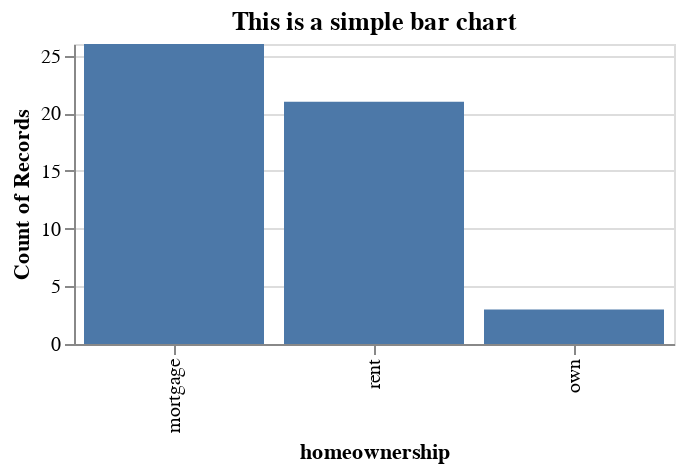

Here is the notebook cell this chart was saved with:
### Markdown cell above
## Executable Code

### Code cell
#| echo: false

import pandas as pd
import altair as alt
import warnings
warnings.simplefilter(action='ignore', category=FutureWarning)

ROOT = "https://raw.githubusercontent.com/kirenz/datasets/master/"
DATA = "loan50.csv"

df = pd.read_csv(ROOT + DATA)

# sorted bar chart
plot = alt.Chart(df).mark_bar().encode(
    x=alt.X('homeownership', sort='-y'), 
    y=alt.Y('count(homeownership)')
).properties( 
    title='This is a simple bar chart',
    width=550,
    height=250
)
plot

### Figure 1 — Vega-Lite specification as saved in the notebook (floating-point values rounded to 4 significant figures)
{"config": {"view": {"continuousWidth": 400, "continuousHeight": 300}}, "data": {"name": "data-da268e6db2ac06384179953344dc16fb"}, "mark": "bar", "encoding": {"x": {"field": "homeownership", "sort": "-y", "type": "nominal"}, "y": {"aggregate": "count", "field": "homeownership", "type": "nominal"}}, "height": 150, "title": "This is a simple bar chart", "width": 300, "$schema": "https://vega.github.io/schema/vega-lite/v4.17.0.json", "datasets": {"data-da268e6db2ac06384179953344dc16fb": [{"state": "NJ", "emp_length": 3.0, "term": 60, "homeownership": "rent", "annual_income": 59000, "verified_income": "Not Verified", "debt_to_income": 0.5575, "total_credit_limit": 95131, "total_credit_utilized": 32894, "num_cc_carrying_balance": 8, "loan_purpose": "debt_consolidation", "loan_amount": 22000, "grade": "B", "interest_rate": 10.9, "public_record_bankrupt": 0, "loan_status": "Current", "has_second_income": false, "total_income": 59000}, {"state": "CA", "emp_length": 10.0, "term": 36, "homeownership": "rent", "annual_income": 60000, "verified_income": "Not Verified", "debt_to_income": 1.306, "total_credit_limit": 51929, "total_credit_utilized": 78341, "num_cc_carrying_balance": 2, "loan_purpose": "credit_card", "loan_amount": 6000, "grade": "B", "interest_rate": 9.92, "public_record_bankrupt": 1, "loan_status": "Current", "has_second_income": false, "total_income": 60000}, {"state": "SC", "emp_length": null, "term": 36, "homeownership": "mortgage", "annual_income": 75000, "verified_income": "Verified", "debt_to_income": 1.056, "total_credit_limit": 301373, "total_credit_utilized": 79221, "num_cc_carrying_balance": 14, "loan_purpose": "debt_consolidation", "loan_amount": 25000, "grade": "E", "interest_rate": 26.3, "public_record_bankrupt": 0, "loan_status": "Current", "has_second_income": false, "total_income": 75000}, {"state": "CA", "emp_length": 0.0, "term": 36, "homeownership": "rent", "annual_income": 75000, "verified_income": "Not Verified", "debt_to_income": 0.5743, "total_credit_limit": 59890, "total_credit_utilized": 43076, "num_cc_carrying_balance": 10, "loan_purpose": "credit_card", "loan_amount": 6000, "grade": "B", "interest_rate": 9.92, "public_record_bankrupt": 0, "loan_status": "Current", "has_second_income": false, "total_income": 75000}, {"state": "OH", "emp_length": 4.0, "term": 60, "homeownership": "mortgage", "annual_income": 254000, "verified_income": "Not Verified", "debt_to_income": 0.2381, "total_credit_limit": 422619, "total_credit_utilized": 60490, "num_cc_carrying_balance": 2, "loan_purpose": "home_improvement", "loan_amount": 25000, "grade": "B", "interest_rate": 9.43, "public_record_bankrupt": 0, "loan_status": "Current", "has_second_income": false, "total_income": 254000}, {"state": "IN", "emp_length": 6.0, "term": 36, "homeownership": "mortgage", "annual_income": 67000, "verified_income": "Source Verified", "debt_to_income": 1.077, "total_credit_limit": 349825, "total_credit_utilized": 72162, "num_cc_carrying_balance": 4, "loan_purpose": "home_improvement", "loan_amount": 6400, "grade": "B", "interest_rate": 9.92, "public_record_bankrupt": 0, "loan_status": "Current", "has_second_income": false, "total_income": 67000}, {"state": "NY", "emp_length": 2.0, "term": 36, "homeownership": "rent", "annual_income": 28800, "verified_income": "Source Verified", "debt_to_income": 0.09972, "total_credit_limit": 15980, "total_credit_utilized": 2872, "num_cc_carrying_balance": 1, "loan_purpose": "debt_consolidation", "loan_amount": 3000, "grade": "D", "interest_rate": 17.09, "public_record_bankrupt": 0, "loan_status": "Current", "has_second_income": false, "total_income": 28800}, {"state": "MO", "emp_length": 10.0, "term": 36, "homeownership": "mortgage", "annual_income": 80000, "verified_income": "Not Verified", "debt_to_income": 0.3509, "total_credit_limit": 258439, "total_credit_utilized": 28073, "num_cc_carrying_balance": 3, "loan_purpose": "credit_card", "loan_amount": 14500, "grade": "A", "interest_rate": 6.08, "public_record_bankrupt": 0, "loan_status": "Current", "has_second_income": false, "total_income": 80000}, {"state": "FL", "emp_length": 6.0, "term": 60, "homeownership": "rent", "annual_income": 34000, "verified_income": "Not Verified", "debt_to_income": 0.6975, "total_credit_limit": 87705, "total_credit_utilized": 23715, "num_cc_carrying_balance": 10, "loan_purpose": "credit_card", "loan_amount": 10000, "grade": "A", "interest_rate": 7.97, "public_record_bankrupt": 0, "loan_status": "Current", "has_second_income": false, "total_income": 34000}, {"state": "FL", "emp_length": 3.0, "term": 60, "homeownership": "mortgage", "annual_income": 80000, "verified_income": "Source Verified", "debt_to_income": 0.1669, "total_credit_limit": 330394, "total_credit_utilized": 32036, "num_cc_carrying_balance": 4, "loan_purpose": "debt_consolidation", "loan_amount": 18500, "grade": "C", "interest_rate": 12.62, "public_record_bankrupt": 1, "loan_status": "Current", "has_second_income": true, "total_income": 192000}, {"state": "MD", "emp_length": 8.0, "term": 36, "homeownership": "rent", "annual_income": 73000, "verified_income": "Source Verified", "debt_to_income": 0.4143, "total_credit_limit": 36182, "total_credit_utilized": 30246, "num_cc_carrying_balance": 3, "loan_purpose": "debt_consolidation", "loan_amount": 17000, "grade": "D", "interest_rate": 17.09, "public_record_bankrupt": 0, "loan_status": "Current", "has_second_income": false, "total_income": 73000}, {"state": "HI", "emp_length": 10.0, "term": 36, "homeownership": "mortgage", "annual_income": 120000, "verified_income": "Not Verified", "debt_to_income": 0.7989, "total_credit_limit": 452712, "total_credit_utilized": 95869, "num_cc_carrying_balance": 4, "loan_purpose": "credit_card", "loan_amount": 12000, "grade": "A", "interest_rate": 5.31, "public_record_bankrupt": 0, "loan_status": "Current", "has_second_income": false, "total_income": 120000}, {"state": "CT", "emp_length": 10.0, "term": 36, "homeownership": "rent", "annual_income": 100000, "verified_income": "Source Verified", "debt_to_income": 0.2781, "total_credit_limit": 74805, "total_credit_utilized": 27809, "num_cc_carrying_balance": 3, "loan_purpose": "credit_card", "loan_amount": 16000, "grade": "A", "interest_rate": 7.35, "public_record_bankrupt": 0, "loan_status": "Current", "has_second_income": false, "total_income": 100000}, {"state": "NE", "emp_length": 2.0, "term": 36, "homeownership": "mortgage", "annual_income": 105000, "verified_income": "Not Verified", "debt_to_income": 0.2682, "total_credit_limit": 279386, "total_credit_utilized": 28160, "num_cc_carrying_balance": 2, "loan_purpose": "home_improvement", "loan_amount": 16500, "grade": "A", "interest_rate": 5.31, "public_record_bankrupt": 0, "loan_status": "Current", "has_second_income": false, "total_income": 105000}, {"state": "CA", "emp_length": 5.0, "term": 36, "homeownership": "rent", "annual_income": 34000, "verified_income": "Not Verified", "debt_to_income": 0.6293, "total_credit_limit": 33038, "total_credit_utilized": 21396, "num_cc_carrying_balance": 3, "loan_purpose": "debt_consolidation", "loan_amount": 3000, "grade": "A", "interest_rate": 7.96, "public_record_bankrupt": 0, "loan_status": "Current", "has_second_income": false, "total_income": 34000}, {"state": "TX", "emp_length": 2.0, "term": 60, "homeownership": "mortgage", "annual_income": 98000, "verified_income": "Verified", "debt_to_income": 1.107, "total_credit_limit": 319551, "total_credit_utilized": 108496, "num_cc_carrying_balance": 6, "loan_purpose": "credit_card", "loan_amount": 29400, "grade": "E", "interest_rate": 24.85, "public_record_bankrupt": 0, "loan_status": "Fully Paid", "has_second_income": false, "total_income": 98000}, {"state": "HI", "emp_length": 5.0, "term": 60, "homeownership": "rent", "annual_income": 68700, "verified_income": "Source Verified", "debt_to_income": 1.5, "total_credit_limit": 119325, "total_credit_utilized": 103019, "num_cc_carrying_balance": 5, "loan_purpose": "debt_consolidation", "loan_amount": 13500, "grade": "D", "interest_rate": 18.06, "public_record_bankrupt": 0, "loan_status": "Current", "has_second_income": false, "total_income": 68700}, {"state": "CA", "emp_length": 3.0, "term": 60, "homeownership": "rent", "annual_income": 43000, "verified_income": "Source Verified", "debt_to_income": 0.1547, "total_credit_limit": 60693, "total_credit_utilized": 22270, "num_cc_carrying_balance": 4, "loan_purpose": "debt_consolidation", "loan_amount": 18200, "grade": "B", "interest_rate": 10.42, "public_record_bankrupt": 0, "loan_status": "Current", "has_second_income": true, "total_income": 144000}, {"state": "CA", "emp_length": 3.0, "term": 36, "homeownership": "rent", "annual_income": 100000, "verified_income": "Source Verified", "debt_to_income": 0.1382, "total_credit_limit": 69100, "total_credit_utilized": 13823, "num_cc_carrying_balance": 5, "loan_purpose": "other", "loan_amount": 6000, "grade": "A", "interest_rate": 7.96, "public_record_bankrupt": 0, "loan_status": "Current", "has_second_income": false, "total_income": 100000}, {"state": "FL", "emp_length": 10.0, "term": 60, "homeownership": "mortgage", "annual_income": 76000, "verified_income": "Source Verified", "debt_to_income": 0.5898, "total_credit_limit": 249700, "total_credit_utilized": 44826, "num_cc_carrying_balance": 10, "loan_purpose": "debt_consolidation", "loan_amount": 18000, "grade": "D", "interest_rate": 19.42, "public_record_bankrupt": 0, "loan_status": "Current", "has_second_income": false, "total_income": 76000}, {"state": "MS", "emp_length": 10.0, "term": 36, "homeownership": "mortgage", "annual_income": 80000, "verified_income": "Verified", "debt_to_income": 0.7373, "total_credit_limit": 136046, "total_credit_utilized": 124994, "num_cc_carrying_balance": 1, "loan_purpose": "car", "loan_amount": 5000, "grade": "C", "interest_rate": 14.08, "public_record_bankrupt": 0, "loan_status": "Current", "has_second_income": true, "total_income": 169528}, {"state": "WI", "emp_length": 10.0, "term": 60, "homeownership": "mortgage", "annual_income": 50000, "verified_income": "Verified", "debt_to_income": 0.5234, "total_credit_limit": 375828, "total_credit_utilized": 87934, "num_cc_carrying_balance": 11, "loan_purpose": "debt_consolidation", "loan_amount": 40000, "grade": "D", "interest_rate": 20.0, "public_record_bankrupt": 0, "loan_status": "Fully Paid", "has_second_income": true, "total_income": 168000}, {"state": "WV", "emp_length": 0.0, "term": 36, "homeownership": "mortgage", "annual_income": 80000, "verified_income": "Not Verified", "debt_to_income": 0.7045, "total_credit_limit": 197299, "total_credit_utilized": 56363, "num_cc_carrying_balance": 6, "loan_purpose": "debt_consolidation", "loan_amount": 4500, "grade": "B", "interest_rate": 9.44, "public_record_bankrupt": 0, "loan_status": "Fully Paid", "has_second_income": false, "total_income": 80000}, {"state": "CA", "emp_length": 1.0, "term": 36, "homeownership": "rent", "annual_income": 185000, "verified_income": "Not Verified", "debt_to_income": 0.2547, "total_credit_limit": 102500, "total_credit_utilized": 47115, "num_cc_carrying_balance": 2, "loan_purpose": "credit_card", "loan_amount": 15000, "grade": "B", "interest_rate": 9.92, "public_record_bankrupt": 0, "loan_status": "Current", "has_second_income": false, "total_income": 185000}, {"state": "NJ", "emp_length": 5.0, "term": 60, "homeownership": "mortgage", "annual_income": 42000, "verified_income": "Source Verified", "debt_to_income": 0.08667, "total_credit_limit": 64800, "total_credit_utilized": 3640, "num_cc_carrying_balance": 5, "loan_purpose": "house", "loan_amount": 20000, "grade": "B", "interest_rate": 10.91, "public_record_bankrupt": 0, "loan_status": "Current", "has_second_income": false, "total_income": 42000}, {"state": "MA", "emp_length": 2.0, "term": 36, "homeownership": "rent", "annual_income": 100000, "verified_income": "Verified", "debt_to_income": 0.3282, "total_credit_limit": 144700, "total_credit_utilized": 88613, "num_cc_carrying_balance": 4, "loan_purpose": "small_business", "loan_amount": 20000, "grade": "A", "interest_rate": 5.32, "public_record_bankrupt": 0, "loan_status": "Current", "has_second_income": true, "total_income": 270000}, {"state": "TX", "emp_length": 5.0, "term": 36, "homeownership": "mortgage", "annual_income": 65000, "verified_income": "Not Verified", "debt_to_income": 0.2427, "total_credit_limit": 256974, "total_credit_utilized": 15778, "num_cc_carrying_balance": 7, "loan_purpose": "debt_consolidation", "loan_amount": 10000, "grade": "A", "interest_rate": 6.71, "public_record_bankrupt": 0, "loan_status": "Fully Paid", "has_second_income": false, "total_income": 65000}, {"state": "IN", "emp_length": 5.0, "term": 36, "homeownership": "own", "annual_income": 45000, "verified_income": "Not Verified", "debt_to_income": 0.1573, "total_credit_limit": 121323, "total_credit_utilized": 7079, "num_cc_carrying_balance": 4, "loan_purpose": "debt_consolidation", "loan_amount": 9000, "grade": "C", "interest_rate": 15.04, "public_record_bankrupt": 0, "loan_status": "Current", "has_second_income": false, "total_income": 45000}, {"state": "RI", "emp_length": 10.0, "term": 60, "homeownership": "mortgage", "annual_income": 245000, "verified_income": "Verified", "debt_to_income": 0.1674, "total_credit_limit": 495163, "total_credit_utilized": 41004, "num_cc_carrying_balance": 6, "loan_purpose": "credit_card", "loan_amount": 35000, "grade": "B", "interest_rate": 11.98, "public_record_bankrupt": 0, "loan_status": "Current", "has_second_income": false, "total_income": 245000}, {"state": "TX", "emp_length": 0.0, "term": 36, "homeownership": "mortgage", "annual_income": 50000, "verified_income": "Source Verified", "debt_to_income": 0.6397, "total_credit_limit": 203326, "total_credit_utilized": 122818, "num_cc_carrying_balance": 4, "loan_purpose": "debt_consolidation", "loan_amount": 40000, "grade": "C", "interest_rate": 12.62, "public_record_bankrupt": 0, "loan_status": "Current", "has_second_income": true, "total_income": 192000}, {"state": "VA", "emp_length": 0.0, "term": 36, "homeownership": "rent", "annual_income": 116000, "verified_income": "Source Verified", "debt_to_income": 0.5844, "total_credit_limit": 446850, "total_credit_utilized": 67790, "num_cc_carrying_balance": 7, "loan_purpose": "debt_consolidation", "loan_amount": 13125, "grade": "B", "interest_rate": 10.91, "public_record_bankrupt": 0, "loan_status": "Current", "has_second_income": false, "total_income": 116000}, {"state": "NV", "emp_length": 5.0, "term": 36, "homeownership": "mortgage", "annual_income": 30000, "verified_income": "Not Verified", "debt_to_income": 0.512, "total_credit_limit": 190832, "total_credit_utilized": 57345, "num_cc_carrying_balance": 6, "loan_purpose": "home_improvement", "loan_amount": 32000, "grade": "B", "interest_rate": 9.44, "public_record_bankrupt": 0, "loan_status": "Current", "has_second_income": true, "total_income": 112000}, {"state": "MA", "emp_length": 4.0, "term": 60, "homeownership": "mortgage", "annual_income": 80000, "verified_income": "Not Verified", "debt_to_income": 0.2445, "total_credit_limit": 432092, "total_credit_utilized": 53310, "num_cc_carrying_balance": 5, "loan_purpose": "debt_consolidation", "loan_amount": 18000, "grade": "B", "interest_rate": 9.93, "public_record_bankrupt": 0, "loan_status": "Current", "has_second_income": true, "total_income": 218000}, {"state": "CA", "emp_length": 7.0, "term": 36, "homeownership": "rent", "annual_income": 103000, "verified_income": "Source Verified", "debt_to_income": 0.2658, "total_credit_limit": 124900, "total_credit_utilized": 27381, "num_cc_carrying_balance": 5, "loan_purpose": "other", "loan_amount": 30000, "grade": "A", "interest_rate": 7.35, "public_record_bankrupt": 0, "loan_status": "Fully Paid", "has_second_income": false, "total_income": 103000}, {"state": "IL", "emp_length": 5.0, "term": 36, "homeownership": "rent", "annual_income": 58000, "verified_income": "Not Verified", "debt_to_income": 4.777, "total_credit_limit": 236668, "total_credit_utilized": 277081, "num_cc_carrying_balance": 5, "loan_purpose": "credit_card", "loan_amount": 4400, "grade": "D", "interest_rate": 18.45, "public_record_bankrupt": 0, "loan_status": "Current", "has_second_income": false, "total_income": 58000}, {"state": "AZ", "emp_length": 0.0, "term": 36, "homeownership": "own", "annual_income": 55000, "verified_income": "Source Verified", "debt_to_income": 0.2991, "total_credit_limit": 35900, "total_credit_utilized": 16450, "num_cc_carrying_balance": 12, "loan_purpose": "debt_consolidation", "loan_amount": 7000, "grade": "D", "interest_rate": 17.09, "public_record_bankrupt": 0, "loan_status": "Current", "has_second_income": false, "total_income": 55000}, {"state": "MN", "emp_length": null, "term": 36, "homeownership": "mortgage", "annual_income": 65000, "verified_income": "Not Verified", "debt_to_income": 0.7522, "total_credit_limit": 174860, "total_credit_utilized": 48896, "num_cc_carrying_balance": 4, "loan_purpose": "credit_card", "loan_amount": 25000, "grade": "A", "interest_rate": 7.96, "public_record_bankrupt": 0, "loan_status": "Current", "has_second_income": false, "total_income": 65000}, {"state": "IL", "emp_length": 2.0, "term": 36, "homeownership": "rent", "annual_income": 32000, "verified_income": "Source Verified", "debt_to_income": 0.7213, "total_credit_limit": 45594, "total_credit_utilized": 23081, "num_cc_carrying_balance": 4, "loan_purpose": "renewable_energy", "loan_amount": 6500, "grade": "A", "interest_rate": 6.08, "public_record_bankrupt": 1, "loan_status": "Current", "has_second_income": false, "total_income": 32000}, {"state": "MD", "emp_length": 5.0, "term": 36, "homeownership": "mortgage", "annual_income": 325000, "verified_income": "Source Verified", "debt_to_income": 0.3078, "total_credit_limit": 793009, "total_credit_utilized": 100019, "num_cc_carrying_balance": 11, "loan_purpose": "credit_card", "loan_amount": 35000, "grade": "A", "interest_rate": 6.71, "public_record_bankrupt": 0, "loan_status": "Current", "has_second_income": false, "total_income": 325000}, {"state": "MD", "emp_length": 3.0, "term": 36, "homeownership": "rent", "annual_income": 70000, "verified_income": "Source Verified", "debt_to_income": 5.334, "total_credit_limit": 272878, "total_credit_utilized": 373361, "num_cc_carrying_balance": 2, "loan_purpose": "other", "loan_amount": 7500, "grade": "A", "interest_rate": 7.34, "public_record_bankrupt": 0, "loan_status": "Current", "has_second_income": false, "total_income": 70000}, {"state": "CA", "emp_length": 10.0, "term": 60, "homeownership": "mortgage", "annual_income": 160000, "verified_income": "Verified", "debt_to_income": 0.3344, "total_credit_limit": 581604, "total_credit_utilized": 53504, "num_cc_carrying_balance": 3, "loan_purpose": "debt_consolidation", "loan_amount": 38500, "grade": "C", "interest_rate": 12.62, "public_record_bankrupt": 1, "loan_status": "Current", "has_second_income": false, "total_income": 160000}, {"state": "NJ", "emp_length": 6.0, "term": 36, "homeownership": "rent", "annual_income": 50000, "verified_income": "Source Verified", "debt_to_income": 1.257, "total_credit_limit": 90398, "total_credit_utilized": 62872, "num_cc_carrying_balance": 5, "loan_purpose": "credit_card", "loan_amount": 15000, "grade": "C", "interest_rate": 16.02, "public_record_bankrupt": 0, "loan_status": "Current", "has_second_income": false, "total_income": 50000}, {"state": "IL", "emp_length": 10.0, "term": 60, "homeownership": "rent", "annual_income": 71000, "verified_income": "Not Verified", "debt_to_income": 0.7425, "total_credit_limit": 115970, "total_credit_utilized": 52719, "num_cc_carrying_balance": 8, "loan_purpose": "car", "loan_amount": 24000, "grade": "B", "interest_rate": 10.9, "public_record_bankrupt": 0, "loan_status": "Current", "has_second_income": false, "total_income": 71000}, {"state": "MI", "emp_length": 0.0, "term": 36, "homeownership": "mortgage", "annual_income": 85000, "verified_income": "Not Verified", "debt_to_income": 0.8188, "total_credit_limit": 131847, "total_credit_utilized": 69595, "num_cc_carrying_balance": 3, "loan_purpose": "debt_consolidation", "loan_amount": 24000, "grade": "B", "interest_rate": 9.93, "public_record_bankrupt": 0, "loan_status": "Fully Paid", "has_second_income": false, "total_income": 85000}, {"state": "CA", "emp_length": 5.0, "term": 36, "homeownership": "mortgage", "annual_income": 87000, "verified_income": "Source Verified", "debt_to_income": 0.05472, "total_credit_limit": 294946, "total_credit_utilized": 4761, "num_cc_carrying_balance": 3, "loan_purpose": "debt_consolidation", "loan_amount": 12800, "grade": "B", "interest_rate": 9.44, "public_record_bankrupt": 0, "loan_status": "Current", "has_second_income": false, "total_income": 87000}, {"state": "TX", "emp_length": 10.0, "term": 36, "homeownership": "mortgage", "annual_income": 60000, "verified_income": "Not Verified", "debt_to_income": 0.7312, "total_credit_limit": 64017, "total_credit_utilized": 43871, "num_cc_carrying_balance": 5, "loan_purpose": "home_improvement", "loan_amount": 6000, "grade": "B", "interest_rate": 10.42, "public_record_bankrupt": 0, "loan_status": "Current", "has_second_income": false, "total_income": 60000}, {"state": "NV", "emp_length": 0.0, "term": 36, "homeownership": "mortgage", "annual_income": 58500, "verified_income": "Verified", "debt_to_income": 0.3968, "total_credit_limit": 49234, "total_credit_utilized": 23214, "num_cc_carrying_balance": 2, "loan_purpose": "debt_consolidation", "loan_amount": 30000, "grade": "D", "interest_rate": 21.45, "public_record_bankrupt": 0, "loan_status": "Current", "has_second_income": false, "total_income": 58500}, {"state": "NH", "emp_length": 2.0, "term": 36, "homeownership": "rent", "annual_income": 50000, "verified_income": "Source Verified", "debt_to_income": 0.5026, "total_credit_limit": 39814, "total_credit_utilized": 25131, "num_cc_carrying_balance": 4, "loan_purpose": "debt_consolidation", "loan_amount": 5825, "grade": "B", "interest_rate": 10.91, "public_record_bankrupt": 0, "loan_status": "Current", "has_second_income": false, "total_income": 50000}, {"state": "IL", "emp_length": 2.0, "term": 36, "homeownership": "own", "annual_income": 103000, "verified_income": "Not Verified", "debt_to_income": 0.9736, "total_credit_limit": 150027, "total_credit_utilized": 100280, "num_cc_carrying_balance": 4, "loan_purpose": "debt_consolidation", "loan_amount": 20000, "grade": "B", "interest_rate": 9.43, "public_record_bankrupt": 0, "loan_status": "Current", "has_second_income": false, "total_income": 103000}, {"state": "TX", "emp_length": 9.0, "term": 36, "homeownership": "mortgage", "annual_income": 77500, "verified_income": "Verified", "debt_to_income": 0.6779, "total_credit_limit": 390156, "total_credit_utilized": 52534, "num_cc_carrying_balance": 2, "loan_purpose": "other", "loan_amount": 15000, "grade": "A", "interest_rate": 6.08, "public_record_bankrupt": 0, "loan_status": "Current", "has_second_income": false, "total_income": 77500}]}}
